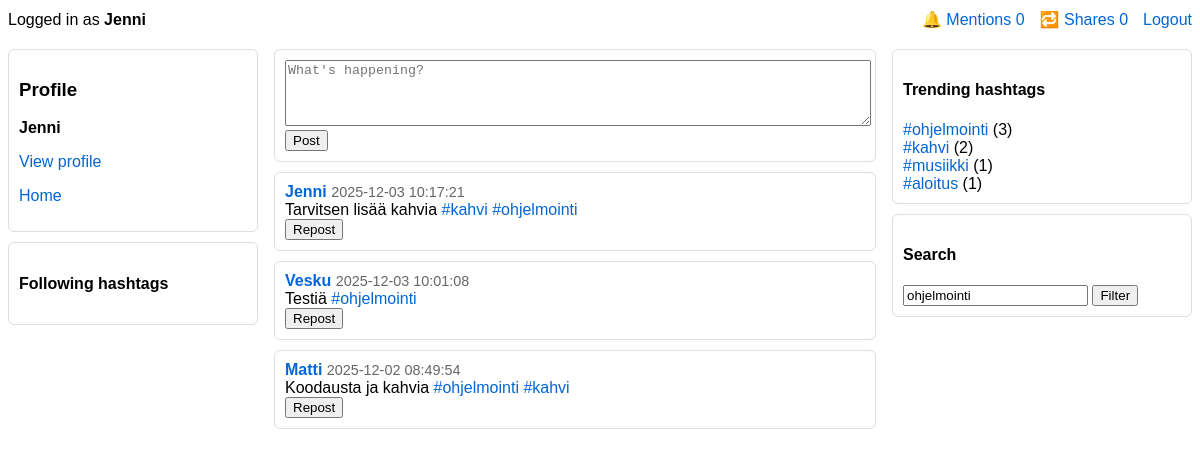
The page /iteration/index.php?hashtag=ohjelmointi (signed in) on the database its author committed.
### tables this page shows
CREATE TABLE `posts` (
  `post_id` int(11) NOT NULL,
  `user_id` int(11) NOT NULL,
  `content` varchar(144) NOT NULL,
  `created_at` timestamp NOT NULL DEFAULT current_timestamp()
);

CREATE TABLE `users` (
  `user_id` int(11) NOT NULL,
  `username` varchar(50) NOT NULL,
  `email` varchar(100) NOT NULL,
  `password_hash` varchar(255) NOT NULL,
  `bio` text DEFAULT NULL,
  `profile_picture_url` varchar(255) DEFAULT NULL,
  `created_at` timestamp NOT NULL DEFAULT current_timestamp(),
  `last_seen_mentions` datetime DEFAULT NULL,
  `last_seen_shares` datetime DEFAULT NULL
);

### iteration/fetch_posts.php (the view, shortened to what this page needs)
<?php
require_once 'config.php';
$hashtag = $_GET['hashtag'] ?? null;
if ($hashtag) {
    $sql = "
        SELECT
            p.post_id,
            p.content,
            p.created_at,
            u.username,
            u.profile_picture_url,
            NULL AS reposted_by
        FROM posts p
        JOIN users u ON p.user_id = u.user_id
        JOIN post_hashtags ph ON ph.post_id = p.post_id
        JOIN hashtags h ON h.hashtag_id = ph.hashtag_id
        WHERE h.tag_name = ?
        ORDER BY p.created_at DESC
        LIMIT 100
    ";
    $stmt = $mysqli->prepare($sql);
    $stmt->bind_param("s", $hashtag);
}
$stmt->execute();
$res = $stmt->get_result();
while ($row = $res->fetch_assoc()) {
    $content = htmlspecialchars($row['content']);
    $content = preg_replace('/#([A-Za-z0-9_åäöÅÄÖ\-]+)/u', '<a href="index.php?hashtag=$1">#$1</a>', $content);
    $content = preg_replace('/@([A-Za-z0-9_]+)/', '<a href="profile.php?u=$1">@$1</a>', $content);
    echo "<div class='card'>";
    echo "
        <div class='card-header'>
            <strong><a href='profile.php?u={$row['username']}'>"
            . htmlspecialchars($row['username']) .
            "</a></strong>
            <small>{$row['created_at']}</small>
        </div>
        <div class='card-body'>$content</div>
        <div class='card-actions'>
            <form method='post' action='repost.php' style='display:inline;'>
                <input type='hidden' name='post_id' value='{$row['post_id']}'>
                <button>Repost</button>
            </form>
        </div>
    </div>";
}

### iteration/index.php (style rules this page uses)
:root { font-family:Arial,Helvetica,sans-serif }
.card { border:1px solid #ddd; padding:10px; margin-bottom:10px; border-radius:6px; background:#fff; }
.card-header small { color:#666; font-size:90%; }
a { text-decoration:none; color:#0366d6; }

### rows shown on the page
posts: user.username "Jenni", created_at "2025-12-03 10:17:21", content "Tarvitsen lisää kahvia #kahvi #ohjelmointi"
posts: user.username "Vesku", created_at "2025-12-03 10:01:08", content "Testiä #ohjelmointi"
posts: user.username "Matti", created_at "2025-12-02 08:49:54", content "Koodausta ja kahvia #ohjelmointi #kahvi"

### other values the page prints
current_username() "Jenni"
$m "0"
$s "0"
$row['tag_name'] "ohjelmointi"
$row['cnt'] "3"
$row['tag_name'] "kahvi"
$row['cnt'] "2"
$row['tag_name'] "musiikki"
$row['cnt'] "1"
$row['tag_name'] "aloitus"
